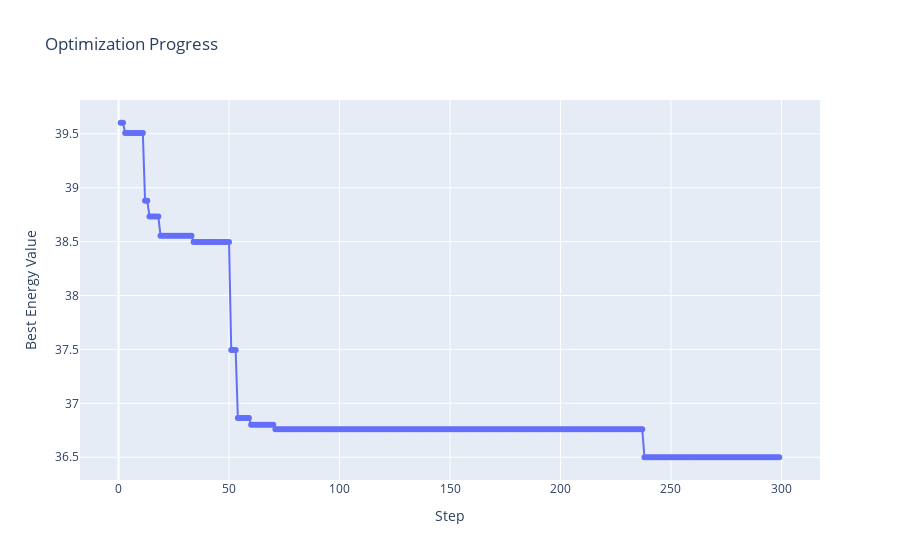

This figure's notebook cell:
### Code cell
ces.draw_energy_plot()

### Figure 1 — Plotly figure (JSON) as saved in the notebook; plotly's stock layout.template omitted (floating-point values rounded to 4 significant figures; data arrays with more than 128 entries replaced by an {"elided": "..."} marker saying what was removed)
{"data": [{"hovertemplate": "Step=%{x}<br>Best Energy Value=%{y}<extra></extra>", "legendgroup": "", "line": {"color": "#636efa", "dash": "solid", "shape": "linear"}, "marker": {"symbol": "circle"}, "mode": "lines+markers", "name": "", "orientation": "v", "showlegend": false, "type": "scatter", "x": {"elided": "299 int values"}, "xaxis": "x", "y": {"elided": "299 float values"}, "yaxis": "y"}], "layout": {"legend": {"tracegroupgap": 0}, "title": {"text": "Optimization Progress"}, "xaxis": {"anchor": "y", "domain": [0, 1], "title": {"text": "Step"}}, "yaxis": {"anchor": "x", "domain": [0, 1], "title": {"text": "Best Energy Value"}}}}
